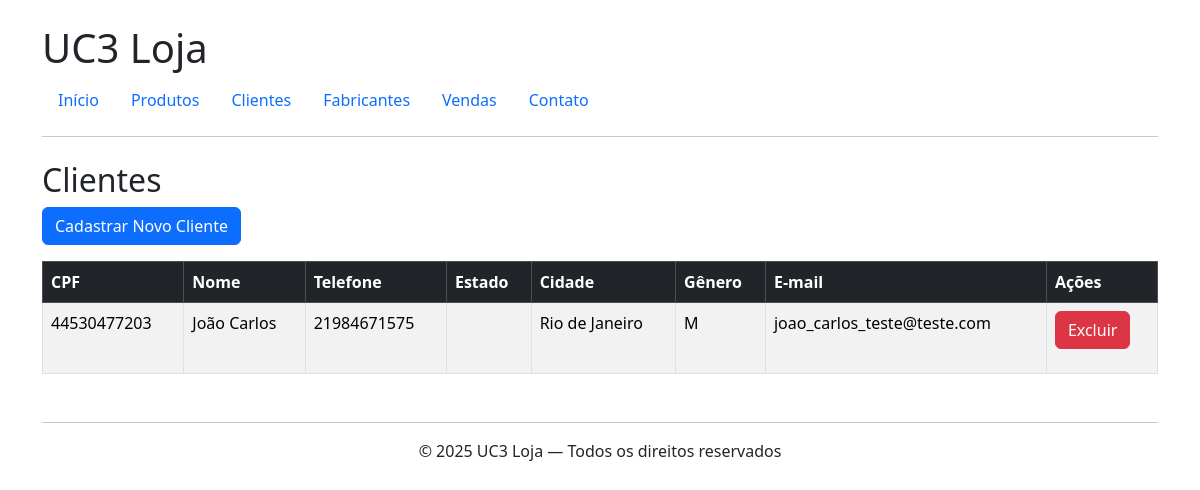
The page /clientes/ on the database as committed earlier.
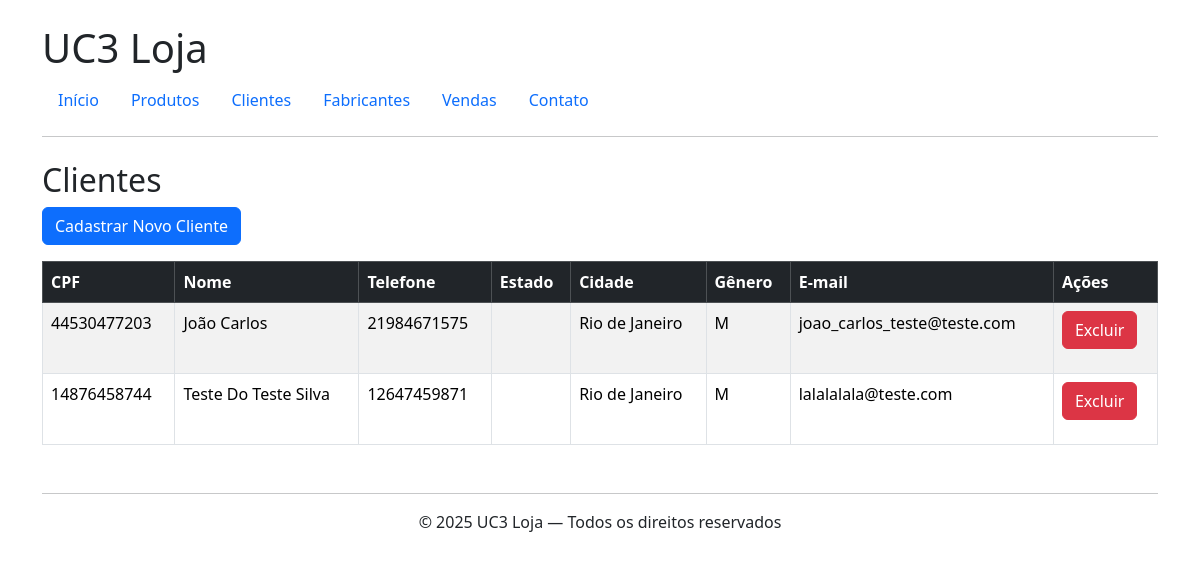
The same page on the database as committed later.
### clientes/models.py (models this page shows)
class Cliente(models.Model):
    ESTADO_CHOICES = [
        ('RJ', 'Rio de Janeiro'),
        ('SP', 'São Paulo'),
        ('MG', 'Minas Gerais'),
        ('ES', 'Espírito Santo'),
        ('PR', 'Paraná'),
        ('BA', 'Bahia'),
        ('RS', 'Rio Grande do Sul'),
    ]
    GENERO_CHOICES = [
        ('M', 'Masculino'),
        ('F', 'Feminino'),
        ('O', 'Outro'),
    ]
    CONTATO_CHOICES = [
        ('C', 'Carta'),
        ('E', 'E-mail'),
        ('T', 'Telefone'),
        ('F', 'Fax'),
    ]
    cpf = models.CharField(max_length=11, primary_key=True, unique=True)
    nome = models.CharField(max_length=70)
    endereco = models.CharField(max_length=100)
    telefone = models.CharField(max_length=11)
    estado = models.CharField(max_length=2, choices=ESTADO_CHOICES)
    cidade = models.CharField(max_length=50)
    genero = models.CharField(max_length=1, choices=GENERO_CHOICES)
    contato = models.CharField(max_length=1, choices=CONTATO_CHOICES)
    email = models.EmailField(max_length=100, unique=True)
    nome_usuario = models.CharField(max_length=100, unique=True)
    senha = models.CharField(max_length=256)
    estado_domicilio = models.CharField(max_length=2, choices=ESTADO_CHOICES)

### clientes/views.py (the view)
# urls.py: path('', views.cliente_list, name='cliente_list'),
def cliente_list(request):
    clientes = Cliente.objects.all()
    return render(request, 'clientes/list.html', {'clientes': clientes})

### clientes/templates/clientes/list.html
{% extends 'base.html' %}
{% block content %}
    <h2>Clientes</h2>
    <a href="{% url 'cliente_create' %}" class="btn btn-primary mb-3"> Cadastrar Novo Cliente</a>
    <table class="table table-bordered table-striped">
        <thead class="table-dark">
            <tr>
                <th>CPF</th>
                <th>Nome</th>
                <th>Telefone</th>
                <th>Estado</th>
                <th>Cidade</th>
                <th>Gênero</th>
                <th>E-mail</th>
                <th>Ações</th>
            </tr>
        </thead>
        <tbody>
        {% for cliente in clientes %}
            <tr>
                <td>{{ cliente.cpf }}</td>
                <td>{{ cliente.nome }}</td>
                <td>{{ cliente.telefone }}</td>
                <td>{{ cliente.estado }}</td>
                <td>{{ cliente.cidade }}</td>
                <td>{{ cliente.genero }}</td>
                <td>{{ cliente.email }}</td>
                <td><a href="{% url 'cliente_delete' cliente.cpf %}" class="btn btn-danger mb-3">Excluir</a></td>
            </tr>
        {% endfor %}
        </tbody>
    </table>
{% endblock %}

Rows that differ between the two databases and show on the page:
added Cliente: cpf "14876458744", nome "Teste Do Teste Silva", telefone "12647459871", cidade "Rio de Janeiro", genero "M", email "lalalalala@teste.com"
